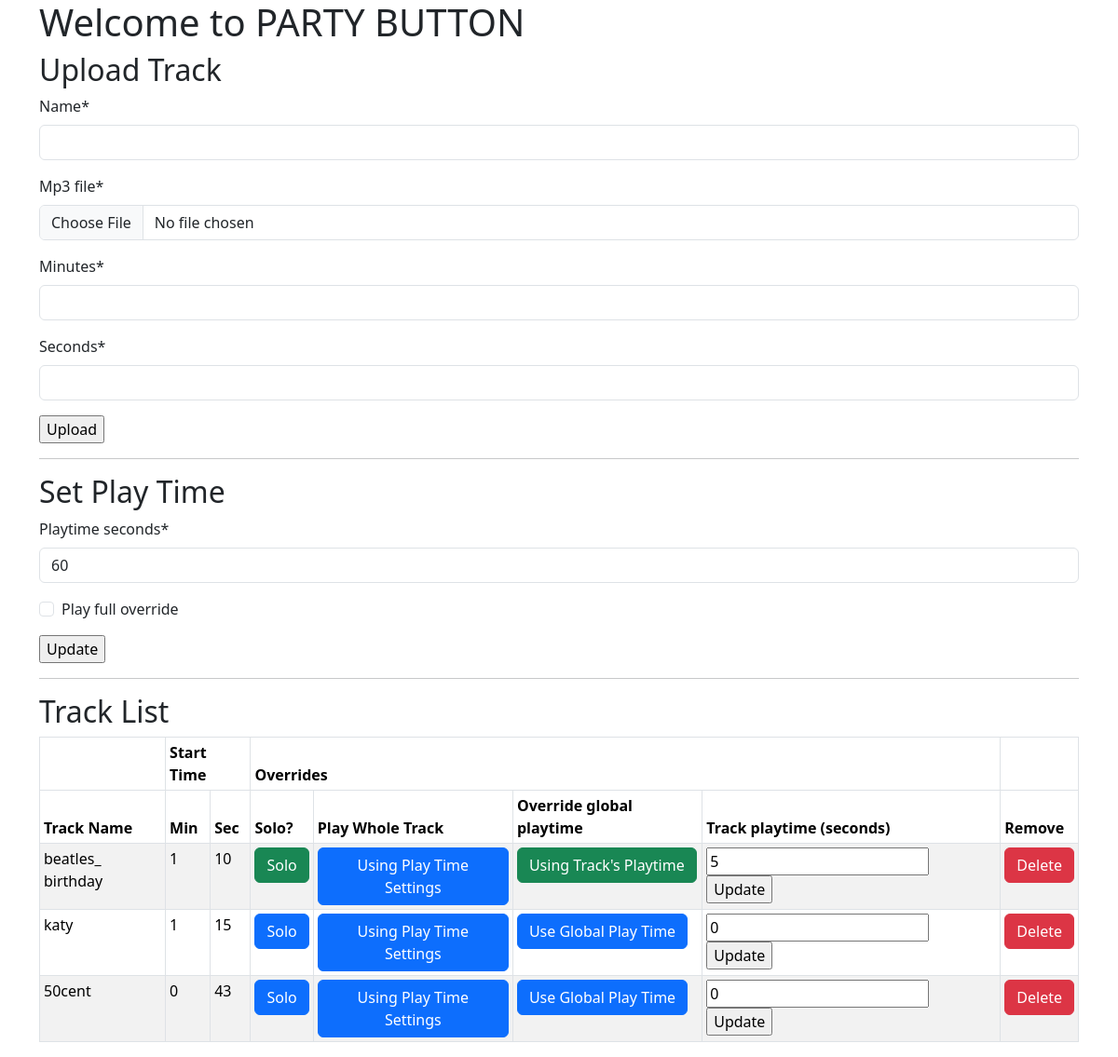
The page / on the database its author committed.
### mp3_manager/models.py (models this page shows, shortened)
class Playtime(models.Model):
    playtime_seconds = models.IntegerField(blank=False, null=False,
                                  default=20,
                                  validators=[MinValueValidator(0),
                                              MaxValueValidator(600)])
    play_full_override = models.BooleanField(blank=False, null=False,
                                             default=False)

class Track(models.Model):
    name = models.CharField(max_length=200, blank=False, null=False)
    mp3_file = models.FileField(upload_to="uploads", blank=False, null=False)
    minutes = models.IntegerField(blank=False, null=False, validators=[MinValueValidator(0),
                                                                       MaxValueValidator(600)])
    seconds = models.IntegerField(blank=False, null=False, validators=[MinValueValidator(0),
                                                                       MaxValueValidator(60)])
    solo = models.BooleanField(blank=False, null=False, default=False)
    play_full = models.BooleanField(blank=False, null=False,
                                    default=False)
    override_playtime = models.BooleanField(blank=False, null=False,
                                            default=False)
    playtime_seconds = models.IntegerField(blank=False, null=False,
                                           default=0,
                                           validators=[MinValueValidator(0),
                                                       MaxValueValidator(600)])

### mp3_manager/views.py (the view, shortened to what this page needs)
# urls.py: path("", views.IndexView.as_view(), name="index"),
class IndexView(generic.ListView, FormMixin):
    form_class = TrackForm
    template_name = "mp3_manager/index.html"
    context_object_name = "tracks_list"
    def get(self, request):
        print("Getting Track List")
        tracks_list = self.get_queryset()
        playtime = Playtime.objects.all()[0]
        return render(request, self.template_name,
                      {"tracks_list": tracks_list,
                       "form": TrackForm(),
                       "playtimeform": PlaytimeForm(instance=playtime),
                       "trackplaytime": TrackPlaytimeForm()})
    def get_queryset(self):
        return Track.objects.order_by()

### mp3_manager/form.py
class TrackForm(ModelForm):
    class Meta:
        model = Track
        fields = ["name", "mp3_file", "minutes", "seconds"]

class PlaytimeForm(ModelForm):
    class Meta:
        model = Playtime
        fields = ["playtime_seconds", "play_full_override"]

### mp3_manager/templates/mp3_manager/index.html (shortened to what this page needs)
{% load static %}
{% load crispy_forms_tags %}
<!DOCTYPE html>
<html>
<head>
    <link rel="stylesheet" href="{% static 'css/style.css' %}">
    {% load bootstrap5 %}
    {% bootstrap_css %}
</head>
<body>
<div class="container">
    <div class="row">
        <div class="col">
        <h1>Welcome to PARTY BUTTON</h1>
        <h2>Upload Track</h2>
            <form id="track_form" name="track_form" action=""{% url 'mp3_manager:index' %}" method="post" enctype="multipart/form-data">
            {{ form|crispy }}
            <input type="submit" form="track_form" value="Upload" id="track_upload" name="track_upload"></input>
            </form>
        </div>
    </div>
    <hr />
    <div class="row">
        <div class="col">
           <h2>Set Play Time</h2>
           <form id="playtime_form" id="name_form" action=""{% url 'mp3_manager:index' %}" method="post" enctype="multipart/form-data">
            {{ playtimeform|crispy }}
           <input type="submit" form="playtime_form" value="Update" id="playtime_update" name="playtime_update"></input>
           </form>
        </div>
    </div>
    <hr />
    <div class="row">
        <div class="col">
        <h2>Track List</h2>
        {% if tracks_list %}
            <table class="table table-striped table-bordered table-sm" cellspacing="0" width="100%">
                <thead><tr><th></th><th colspan="2">Start Time</th><th colspan="4">Overrides</th><th></th></tr>
                <tr><th>Track Name</th><th>Min</th><th>Sec</th><th>Solo?</th><th>Play Whole Track</th><th>Override global playtime</th><th>Track playtime (seconds)</th></th><th>Remove</th></tr></thead>
                <tbody>
                {% for track in tracks_list %}
                  <tr><td>{{ track.name }}</td>
                      <td>{{ track.minutes }}</td>
                      <td>{{ track.seconds }}</td>
                      <td>
                          {% if track.solo == True %}
                            <a href="{% url 'mp3_manager:solo_track' pk=track.pk %}"><button type="button" class="btn btn-success">Solo</button></a>
                          {% else %}
                            <a href="{% url 'mp3_manager:solo_track' pk=track.pk %}"><button type="button" class="btn btn-primary">Solo</button></a>
                          {% endif %}
                      </td>
                      <td>
                        {% if track.play_full == True %}
                          <a href="{% url 'mp3_manager:play_full' pk=track.pk %}"><button type="button" class="btn btn-success">Using Whole Track</button></a>
                        {% else %}
                          <a href="{% url 'mp3_manager:play_full' pk=track.pk %}"><button type="button" class="btn btn-primary">Using Play Time Settings</button></a>
                        {% endif %}
                      </td>
                      <td>
                        {% if track.override_playtime == True %}
                          <a href="{% url 'mp3_manager:override' pk=track.pk %}"><button type="button" class="btn btn-success">Using Track's Playtime</button></a>
                        {% else %}
                          <a href="{% url 'mp3_manager:override' pk=track.pk %}"><button type="button" class="btn btn-primary">Use Global Play Time</button></a>
                        {% endif %}
                      </td>
                      <td>
                        <form id="trackplaytime_form" id="trackplaytime_update" action=""{% url 'mp3_manager:index' %}" method="post" enctype="multipart/form-data" method="post">
                          <input type="textarea" id="playtime_seconds" name="playtime_seconds" value={{ track.playtime_seconds }}>
                          <input type="submit" form="trackplaytime_form" value="Update" id="trackplaytime_update" name="trackplaytime_update"></input></form>
                      </td>
                      <td><a href="{% url 'mp3_manager:delete_track' pk=track.pk %}"><button type="button" class="btn btn-danger">Delete</button></a></td></tr>
                {% endfor %}
                </tbody>
            </table>
        {% else %}
          <p><h2>No tracks available.</h2></p>
        {% endif %}
        </div>
    </div>
</div>
</body>
</html>

### mp3_manager/static/css/style.css (style rules this page uses)
h1 { color: green; }
h2 { color: maroon; }
a:link { color: white; text-decoration: none; }

### rows shown on the page
Playtime: playtime_seconds "60"
Track: name "beatles_ birthday", minutes "1", seconds "10", solo "Solo", play_full "Using Play Time Settings", override_playtime "Using Track's Playtime", playtime_seconds "5"
Track: name "katy", minutes "1", seconds "15", solo "Solo", play_full "Using Play Time Settings", override_playtime "Use Global Play Time", playtime_seconds "0"
Track: name "50cent", minutes "0", seconds "43", solo "Solo", play_full "Using Play Time Settings", override_playtime "Use Global Play Time", playtime_seconds "0"
